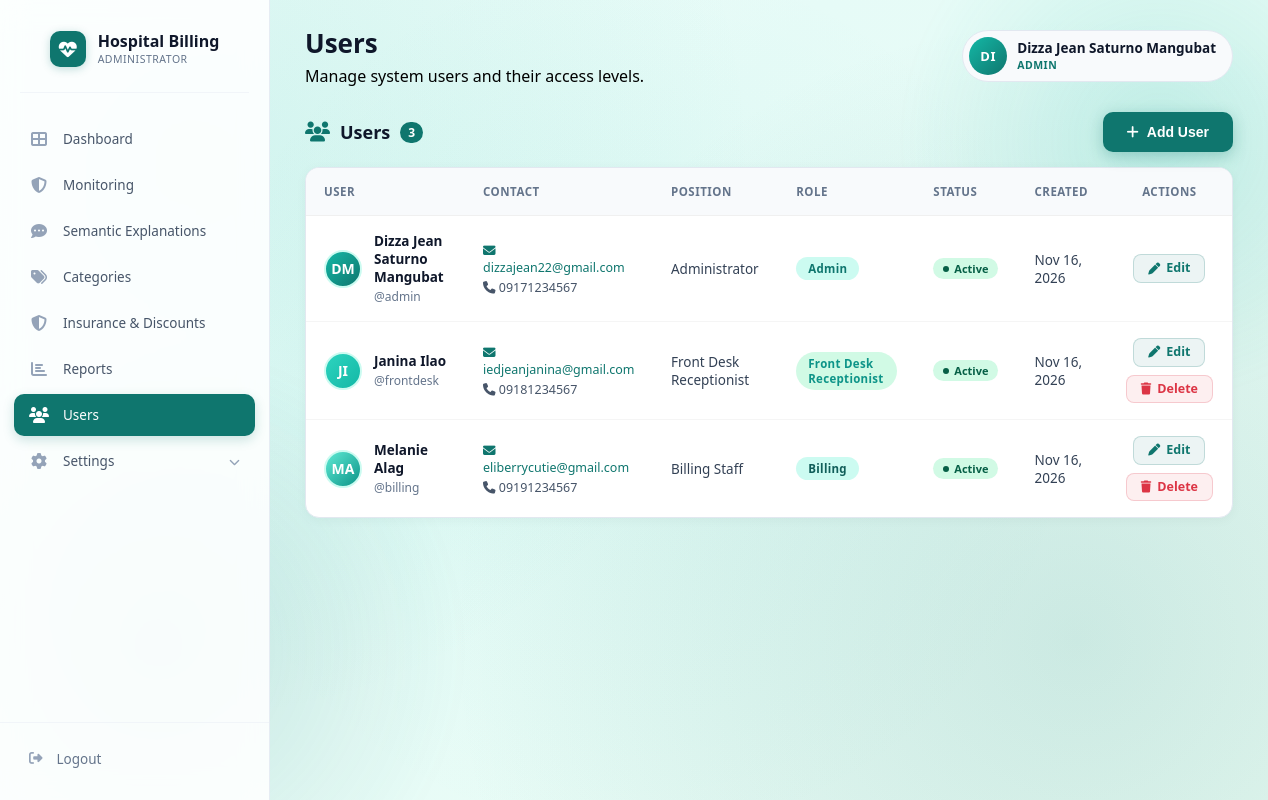
/users.php (signed in), run on the app's committed database.
### tables this page shows
CREATE TABLE `users` (
  `id` int(11) NOT NULL,
  `first_name` varchar(100) DEFAULT NULL,
  `middle_name` varchar(100) DEFAULT NULL,
  `last_name` varchar(100) DEFAULT NULL,
  `full_name` varchar(255) NOT NULL,
  `username` varchar(100) NOT NULL,
  `password` varchar(255) NOT NULL,
  `email` varchar(150) DEFAULT NULL,
  `contact_number` varchar(11) DEFAULT NULL,
  `position` varchar(150) DEFAULT NULL,
  `role` enum('Admin','Billing','Front Desk Receptionist') NOT NULL DEFAULT 'Admin',
  `status` enum('Active','Inactive') NOT NULL DEFAULT 'Active',
  `profile_picture` varchar(255) DEFAULT NULL,
  `created_at` datetime NOT NULL DEFAULT current_timestamp(),
  `updated_at` datetime NOT NULL DEFAULT current_timestamp() ON UPDATE current_timestamp(),
  `is_archived` tinyint(1) DEFAULT 0,
  `reset_token` varchar(255) DEFAULT NULL,
  `reset_expires` datetime DEFAULT NULL,
  `reset_code` varchar(6) DEFAULT NULL,
  `recovery_code` varchar(50) DEFAULT NULL
);

### users.php (the view, shortened to what this page needs)
<?php
require_once 'config.php';
$user_id=$_SESSION['user_id']??0; $user_name=$_SESSION['username']??'Admin';
$full_name=$user_name; $user_role='Admin'; $profile_picture_url='';
try {
    $s = $pdo->prepare("SELECT full_name, role, profile_picture FROM users WHERE id = ?");
    $s->execute([$user_id]);
    $u = $s->fetch(PDO::FETCH_ASSOC);
    if ($u) {
        $full_name = $u['full_name'] ?? $user_name;
        $user_role = $u['role'] ?? 'Admin';
    }
} catch (PDOException $e) {}
try { $users = $pdo->query("SELECT * FROM users ORDER BY id ASC")->fetchAll(PDO::FETCH_ASSOC); } catch (PDOException $e) { $users = []; }
?>
<!DOCTYPE html>
<html lang="en">
<head>
<link rel="stylesheet" href="https://cdnjs.cloudflare.com/ajax/libs/font-awesome/6.4.0/css/all.min.css">
</head>
<body>
<aside class="sidebar" id="sidebar">
    <div class="sidebar-brand">
        <div class="brand-text">
            <span class="brand-icon-box"><i class="fas fa-heart-pulse"></i></span>
            <div class="brand-text-inner">
                <div class="brand-name">Hospital Billing</div>
                <div class="brand-sub">ADMINISTRATOR</div>
            </div>
        </div>
    </div>
    <div class="sidebar-divider"></div>
    <ul class="sidebar-menu">
        <li><a href="dashboard.php"><i class="fas fa-th-large"></i> <span>Dashboard</span></a></li>
        <li><a href="administrator_monitoring.php"><i class="fas fa-shield-halved"></i> <span>Monitoring</span></a></li>
        <li><a href="explanations.php"><i class="fas fa-comment-dots"></i> <span>Semantic Explanations</span></a></li>
        <li><a href="categories.php"><i class="fas fa-tags"></i> <span>Categories</span></a></li>
        <li><a href="insurance_discounts.php"><i class="fas fa-shield-alt"></i> <span>Insurance &amp; Discounts</span></a></li>
        <li><a href="reports.php"><i class="fas fa-chart-bar"></i> <span>Reports</span></a></li>
        <li><a href="users.php" class="active"><i class="fas fa-users"></i> <span>Users</span></a></li>
        <li class="has-submenu" id="settingsMenuItem">
            <a href="javascript:void(0)" onclick="toggleSettingsSubmenu(event)"><i class="fas fa-cog"></i><span>Settings</span><i class="fas fa-chevron-down submenu-arrow"></i></a>
        </li>
    </ul>
    <div class="sidebar-footer"><a href="logout.php"><i class="fas fa-sign-out-alt"></i> <span>Logout</span></a></div>
</aside>
<main class="main-content">
<div class="top-bar">
    <div class="top-bar-left">
        <h1>Users</h1>
        <div class="page-sub">Manage system users and their access levels.</div>
    </div>
    <div class="top-bar-actions">
        <div class="user-chip">
            <?php if (!empty($profile_picture_url)): ?>
                <img src="<?= htmlspecialchars($profile_picture_url) ?>?v=<?= time() ?>" alt="Profile" class="avatar-img">
            <?php else: ?>
                <div class="avatar"><?= strtoupper(substr($full_name, 0, 2)) ?></div>
            <?php endif; ?>
            <div class="info">
                <div class="name"><?= htmlspecialchars($full_name) ?></div>
                <div class="role"><?= htmlspecialchars($user_role) ?></div>
            </div>
        </div>
    </div>
</div>
<div class="section-header">
    <div class="section-title"><i class="fas fa-users"></i> Users <span class="count-badge"><?= count($users) ?></span></div>
    <button class="btn-add" onclick="openAddModal()"><i class="fas fa-plus"></i> Add User</button>
</div>
<div class="table-card">
    <div class="table-wrapper">
        <table>
            <thead><tr><th>User</th><th>Contact</th><th>Position</th><th>Role</th><th>Status</th><th>Created</th><th style="text-align:center;">Actions</th></tr></thead>
            <tbody>
            <?php if (empty($users)): ?><tr><td colspan="7" class="text-muted">No users found.</td></tr>
            <?php else: foreach ($users as $u):
                $ini = '';
                $parts = preg_split('/\s+/', trim($u['full_name'] ?? ''));
                if (count($parts) >= 2) $ini = strtoupper(substr($parts[0],0,1).substr($parts[count($parts)-1],0,1));
                else $ini = strtoupper(substr($u['full_name'] ?? 'U', 0, 2));
                $role_class = 'admin';
                if ($u['role'] === 'Front Desk Receptionist') $role_class = 'receptionist';
                elseif ($u['role'] === 'Billing') $role_class = 'billing';
                $pic_url = '';
            ?>
                <tr>
                    <td><div class="user-cell">
                        <div class="user-cell-avatar role-<?= $role_class ?>"><?php if ($pic_url): ?><img src="<?= htmlspecialchars($pic_url) ?>?v=<?= time() ?>" alt=""><?php else: ?><?= htmlspecialchars($ini) ?><?php endif; ?></div>
                        <div><div class="user-cell-name"><?= htmlspecialchars($u['full_name']) ?></div><div class="user-cell-username">@<?= htmlspecialchars($u['username']) ?></div></div>
                    </div></td>
                    <td><div class="contact-cell">
                        <?php if (!empty($u['email'])): ?><span class="email"><i class="fas fa-envelope"></i> <?= htmlspecialchars($u['email']) ?></span><?php endif; ?>
                        <?php if (!empty($u['contact_number'])): ?><span class="phone"><i class="fas fa-phone"></i> <?= htmlspecialchars($u['contact_number']) ?></span><?php endif; ?>
                    </div></td>
                    <td><?= !empty($u['position']) ? htmlspecialchars($u['position']) : '<span style="color:#cbd5e1;">—</span>' ?></td>
                    <td><span class="role-badge <?= $role_class ?>"><?= htmlspecialchars($u['role']) ?></span></td>
                    <td><span class="status-badge <?= htmlspecialchars($u['status'] ?? 'Active') ?>"><span class="dot"></span><?= htmlspecialchars($u['status'] ?? 'Active') ?></span></td>
                    <td><?= date('M d, Y', strtotime($u['created_at'])) ?></td>
                    <td><div class="action-icons">
                        <a href="?edit=<?= $u['id'] ?>" class="icon-btn edit-icon"><i class="fas fa-pen"></i> Edit</a>
                        <?php if ($u['id'] != $user_id): ?><a href="#" onclick="confirmDelete(event, <?= $u['id'] ?>)" class="icon-btn delete-icon"><i class="fas fa-trash"></i> Delete</a><?php endif; ?>
                    </div></td>
                </tr>
            <?php endforeach; endif; ?>
            </tbody>
        </table>
    </div>
</div>
</main>
</body>
</html>

### data on the page
users: full_name "DI", full_name "Dizza Jean Saturno Mangubat", role "ADMIN", ini "DM", username "admin", email "dizzajean22@gmail.com", contact_number "09171234567", position "Administrator", role "Admin", status "Active", created_at "Nov 16, 2026"
users: ini "JI", full_name "Janina Ilao", username "frontdesk", email "iedjeanjanina@gmail.com", contact_number "09181234567", position "Front Desk Receptionist", role "Front Desk Receptionist", status "Active", created_at "Nov 16, 2026"
users: ini "MA", full_name "Melanie Alag", username "billing", email "eliberrycutie@gmail.com", contact_number "09191234567", position "Billing Staff", role "Billing", status "Active", created_at "Nov 16, 2026"

### other printed values
count($users) "3"
